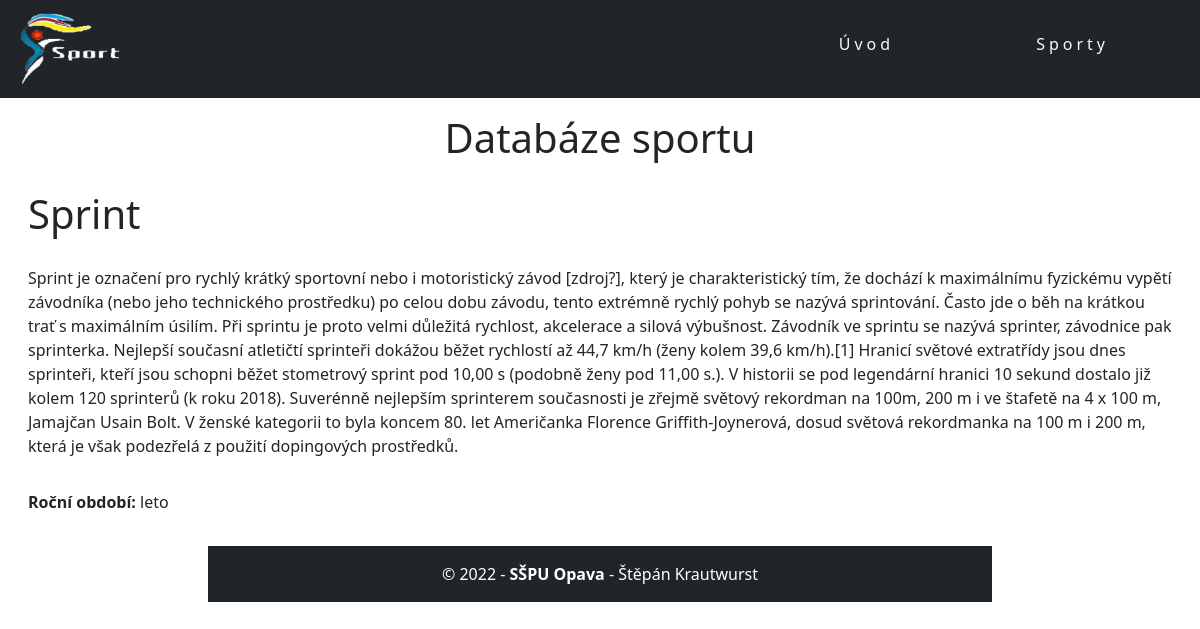
The page /sports/sporty/1 on the database its author committed.
### sports/models.py (models this page shows, shortened)
class Sporty(models.Model):
    nazev_sportu = models.CharField(max_length=45, verbose_name="Název sportu")
    OBDOBI = (
        ("jaro", "Jaro"),
        ("leto", "Léto"),
        ("podzim", "Podzim"),
        ("zima", "Zima")
    )
    obdobi = models.CharField(max_length=10, choices=OBDOBI, verbose_name="Roční období")
    historie = models.TextField(verbose_name="Historie sportu")
    udalosti = models.ManyToManyField(Udalost, verbose_name="Událost")
    obrazek = models.ImageField(upload_to=sportPath, null=True, blank=True, verbose_name='Obrázky')
    class Meta:
        ordering = ['nazev_sportu']

### sports/views.py (the view)
# urls.py: path('sporty/<int:pk>', views.sportDetaily.as_view(), name='sporty_detail')
class sportDetaily(DetailView):
    model =Sporty
    context_object_name = 'sporty_detail'
    template_name = 'detail.html'

### sports/templates/detail.html
{%extends 'base.html'%}
{%block content%}
<h1 class="text-center py-3">Databáze sportu</h1>
<h1 class="p-3 py-1">{{ sporty_detail.nazev_sportu }}</h1>
    <div class="p-3"> {{ sporty_detail.historie }}</div>
    <div class="p-3"><b>Roční období:</b> {{ sporty_detail.obdobi }}</div>
{%endblock%}

### rows shown on the page
Sporty: nazev_sportu "Sprint", historie "Sprint je označení pro rychlý krátký sportovní nebo i motoristický závod [zdroj?], který je charakteristický tím, že dochází k maximálnímu fyzickému vypětí závodníka (nebo jeho technického prostředku) po celou dobu závodu, tento extrémně rychlý pohyb se nazývá sprintování. Často jde o běh na krátkou trať s maximálním úsilím. Při sprintu je proto velmi důležitá rychlost, akcelerace a silová výbušnost. Závodník ve sprintu se nazývá sprinter, závodnice pak sprinterka. Nejlepší současní atletičtí sprinteři dokážou běžet rychlostí až 44,7 km/h (ženy kolem 39,6 km/h).[1] Hranicí světové extratřídy jsou dnes sprinteři, kteří jsou schopni běžet stometrový sprint pod 10,00 s (podobně ženy pod 11,00…", obdobi "leto"
